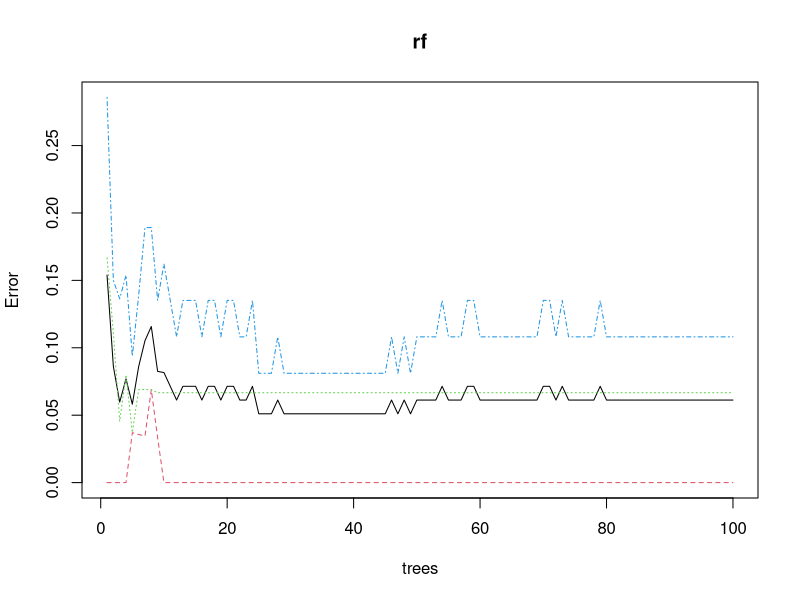
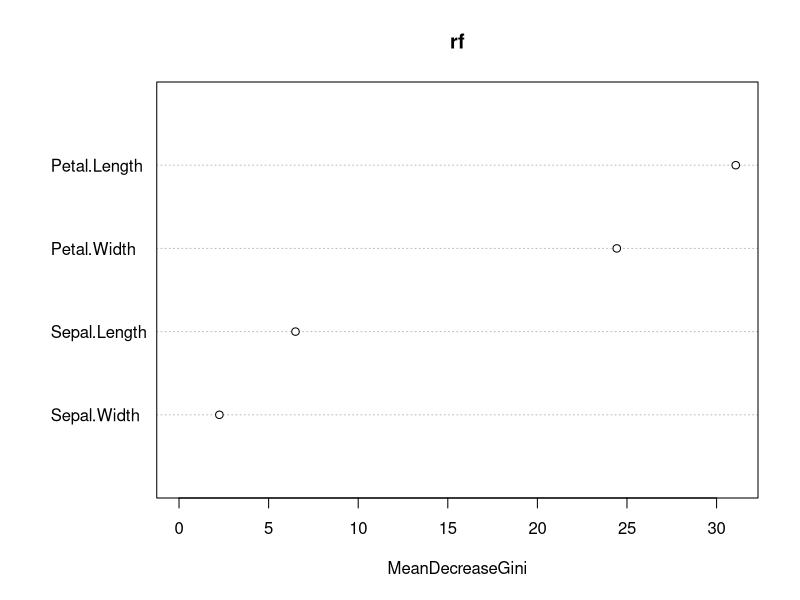
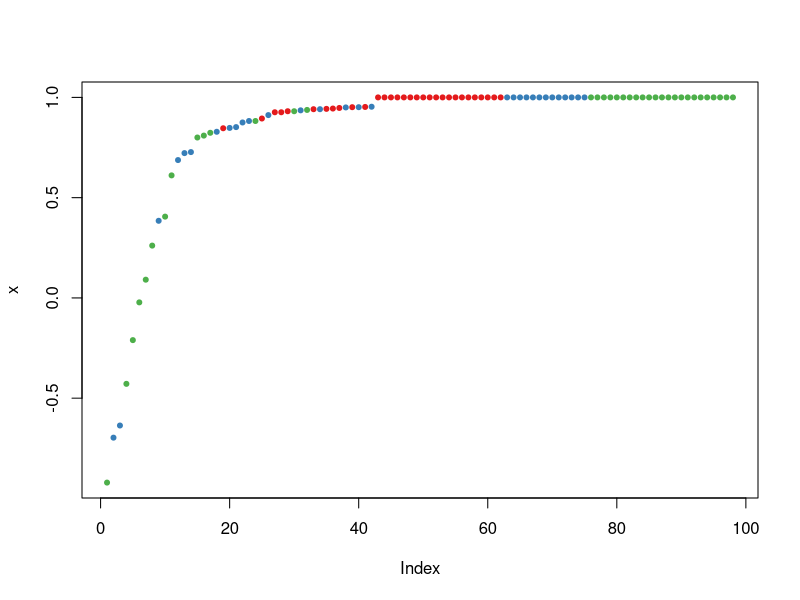

Reproduce these figures in R, in order.
## ---- chunk 1
ind  <- sample(2, nrow(iris), replace=T, prob=c(0.7,0.3))
trainData  <- iris[ind ==1, ] 
testData  <- iris[ind ==2, ]
## ---- chunk 2
library(randomForest)
rf  <- randomForest(Species ~ ., data = trainData, ntree=100,
                    proximity=TRUE)
table(predict(rf), trainData$Species)
print(rf)
## ---- chunk 3
attributes(rf)
## ---- chunk 4
plot(rf)
## ---- chunk 5
importance(rf)
## ---- chunk 6
varImpPlot(rf)
## ---- chunk 7
irisPred  <- predict(rf, newdata=testData)
table(irisPred, testData$Species)
## ---- chunk 8
plot(margin(rf, testData$Species))
